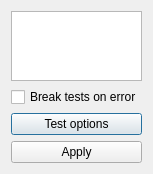
<?xml version="1.0" encoding="UTF-8"?>
<ui version="4.0">
 <class>TestsDialog</class>
 <widget class="QDialog" name="TestsDialog">
  <property name="geometry">
   <rect>
    <x>0</x>
    <y>0</y>
    <width>132</width>
    <height>172</height>
   </rect>
  </property>
  <property name="windowTitle">
   <string>Available tests</string>
  </property>
  <layout class="QVBoxLayout" name="verticalLayout">
   <item>
    <widget class="QListWidget" name="listWidget"/>
   </item>
   <item>
    <widget class="QCheckBox" name="brkBox">
     <property name="text">
      <string>Break tests on error</string>
     </property>
    </widget>
   </item>
   <item>
    <widget class="QPushButton" name="optButton">
     <property name="text">
      <string>Test options</string>
     </property>
    </widget>
   </item>
   <item>
    <widget class="QPushButton" name="aplButton">
     <property name="text">
      <string>Apply</string>
     </property>
    </widget>
   </item>
  </layout>
 </widget>
 <resources/>
 <connections/>
</ui>
